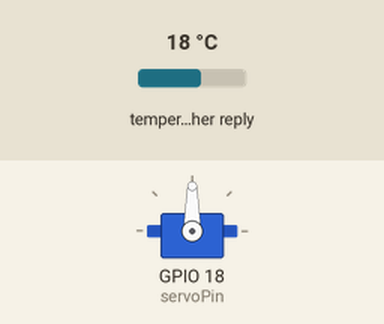
Recording of a sketch running on a simulated ESP32. Shown: servo. The inputs (shaded band) are chosen by the test bench; at power-on: temperature in the weather reply 18 °C. WiFi joins after 1.5 s; servers stay silent unless stated; web services answer with replies made up by the test bench; what the sketch prints to the serial monitor is not drawn.

Above: at 5.2 s.
5.3 s: temperature in the weather reply set to 11 °C
At 16.8 s:
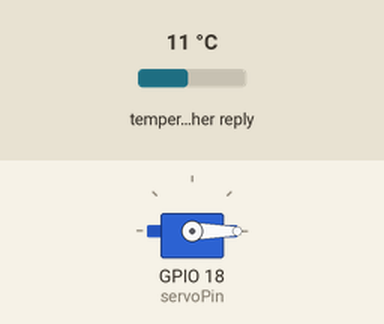
17.2 s: temperature in the weather reply set to 8 °C
At 26.31 s:
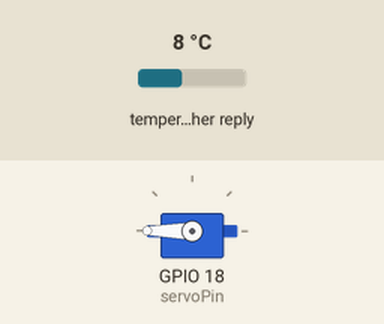
Timing chart, 0 to 59.2 s (numbered marks = the images above; inputs shaded):
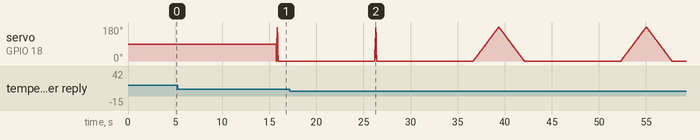

The sketch:

Waqi_v2.ino
```cpp
/*

imprimo datos del getdata en este hilo...
importo lib servo
muevo el servo en función de la temperatura de Madrid
el timer de la llamada detiene el movimiento
*/

//Incluimos las librerias que vamos a utilizar.
#include <Arduino.h>
#include <WiFi.h>
#include <WiFiMulti.h>
#include <HTTPClient.h>
#include <ESP32Servo.h>

//
//Definiciones y Variables constantes

#define USE_SERIAL Serial
#define SSID "frk2018--"
#define PASSWORD "100381192"

//Seleccion de Ciudad
#define Madrid  // Buenos_Aires Madrid Barcelona Bogota México_DF Berlin Paris Qatar

//const String token = "fee493e712c89a1474c13ee3c388c338440e2a6";
const String appid = "2c5d39580bce43c97cd49465e0988434";


#define OpenWeather  //WAQI o OpenWeather

#include "api.h"

//


//Constructores
WiFiMulti wifiMulti;

//Definiciones del servomotor
Servo myservo;
int pos = 0;

#if defined(ARDUINO_ESP32S2_DEV)
int servoPin = 17;
#else
int servoPin = 18;
#endif
//Fin definiciones servomotor


void setup() {

  USE_SERIAL.begin(115200);

  USE_SERIAL.println();
  USE_SERIAL.println();
  USE_SERIAL.println();

  for (uint8_t t = 4; t > 0; t--) {
    USE_SERIAL.printf("[SETUP] WAIT %d...\n", t);
    USE_SERIAL.flush();
    delay(1000);
  }
  wifiMulti.addAP(SSID, PASSWORD);

  //Inicialización servomotor...
  ESP32PWM::allocateTimer(0);
  ESP32PWM::allocateTimer(1);
  ESP32PWM::allocateTimer(2);
  ESP32PWM::allocateTimer(3);
  myservo.setPeriodHertz(50);            // standard 50 hz servo
  myservo.attach(servoPin, 1000, 2000);  // attaches the servo on pin 18 to the servo object
                                         // using default min/max of 1000us and 2000us
                                         // different servos may require different min/max settings
                                         // for an accurate 0 to 180 sweep
}

void loop() {
  // wait for WiFi connection
  if ((wifiMulti.run() == WL_CONNECTED)) {
    getData();
  }
  //serialData();
  USE_SERIAL.println("Datos Temp: " + String(datos.temp));
  delay(10000);

  myservo.write(datos.temp);


  //Movimiento servomotor
  if (datos.temp < 10) {
    for (pos = 0; pos <= 180; pos += 1) {
      // in steps of 1 degree
      myservo.write(pos);
      delay(15);
    }
    for (pos = 180; pos >= 0; pos -= 1) {
      myservo.write(pos);
      delay(15);
    }
  } else {
    for (pos = 0; pos <= 180; pos += 30) {
      // in steps of 1 degree
      myservo.write(pos);
      delay(15);
    }
    for (pos = 180; pos >= 0; pos -= 30) {
      myservo.write(pos);
      delay(15);
    }
  }
}
```

api.h
```cpp
#include <ArduinoJson.h>

#ifdef WAQI
class Api {
public:
  float aqi;         //Calidad de Aire.
  float index;       //Index en el que se encuentra.
  float pm25;        //particulas menores a 2.5 micrones.
  float pm10;        //particulas menores a 10 micrones.
  float hum;         //Humeda ambiente.
  float presion;     //Presion Barometrica.
  float temp;        //Temperatura.
  float co;          //monoxido de carbono.
  float o3;          //Ozono.
  float no2;         //Oxido de nitrogeno.
  float so2;         //Oxido de Sulfuro.
  float wind_speed;  //Velocidad del Viento
  float wind_deg;    //Grados  del Viento
  float dew;         //?????????
  float rain;        //Lluvia
};
#endif

#ifdef OpenWeather
class Api {
public:
  const char* main;
  const char* description;
  float temp;
  float feels;
  float temp_min;
  float temp_max;
  float presion;
  float hum;
  float visibilidad;
  float wind_speed;
  float wind_deg;
  float clouds;
};
#endif

//Define de Ciudades
#ifdef WAQI
#ifdef Buenos_Aires
String city = "argentina/buenos-aires/us-embassy";
#endif
#ifdef Madrid
String city = "madrid/";
#endif
#ifdef Barcelona
String city = "spain/catalunya/barcelona-eixample/";
#endif
#ifdef Bogota
String city = "colombia/bogota/us-consulate/";
#endif
#ifdef Mexico_DF
String city = "mexico/mexico/merced/";
#endif
#ifdef Berlin
String city = "germany/berlin/mitte--bruckenstrasse/";
#endif
#ifdef Paris
String city = "paris/";
#endif
#ifdef Qatar
String city = "qatar/doha/al-rayyan/";
#endif
#endif

#ifdef OpenWeather
#ifdef Buenos_Aires
String city = "3433955";
#endif
#ifdef Madrid
String city = "6355233";
#endif
#ifdef Barcelona
String city = "6356055";
#endif
#ifdef Bogota
String city = "3688689";
#endif
#ifdef Mexico_DF
String city = "3996063";
#endif
#ifdef Berlin
String city = "2950159";
#endif
#ifdef Paris
String city = "6455259";
#endif
#ifdef Qatar
String city = "289688";
#endif
#endif

Api datos;

#ifdef WAQI
void getData() {
  String payload;
  HTTPClient http;

  USE_SERIAL.print("[HTTP] begin...\n");
  String url = "https://api.waqi.info/feed/" + city + "?token=c" + token;
  http.begin(url);  //HTTP

  USE_SERIAL.print("[HTTP] GET...\n");
  // start connection and send HTTP header
  int httpCode = http.GET();

  // httpCode will be negative on error
  if (httpCode > 0) {
    // HTTP header has been send and Server response header has been handled
    USE_SERIAL.printf("[HTTP] GET... code: %d\n", httpCode);

    // file found at server
    if (httpCode == HTTP_CODE_OK) {
      payload = http.getString();
      USE_SERIAL.println(payload);
    }
  } else {
    USE_SERIAL.printf("[HTTP] GET... failed, error: %s\n", http.errorToString(httpCode).c_str());
  }

  http.end();
  DynamicJsonDocument doc(4096);

  DeserializationError error = deserializeJson(doc, payload);
  if (error) {
    USE_SERIAL.print("deserializeJson() failed: ");
    USE_SERIAL.println(error.c_str());
    return;
  }

  datos.aqi = -1;
  datos.index = -1;
  datos.pm25 = -1;
  datos.pm10 = -1;
  datos.hum = -1;
  datos.presion = -1;
  datos.temp = -1;
  datos.co = -1;
  datos.o3 = -1;
  datos.no2 = -1;
  datos.so2 = -1;
  datos.wind_speed = -1;
  datos.wind_deg = -1;
  datos.dew = -1;
  datos.rain = -1;

  JsonObject data = doc["data"];
  datos.aqi = data["aqi"];
  datos.index = data["idx"];
  const char* data_dominentpol = data["dominentpol"];  // "pm25"

  for (JsonPair data_iaqi_item : data["iaqi"].as<JsonObject>()) {
    String data_iaqi_item_key = data_iaqi_item.key().c_str();  // "co", "h", "no2", "o3", "p", "pm10", ...
    if (data_iaqi_item_key == "pm25") {
      datos.pm25 = data_iaqi_item.value()["v"];
    }
    if (data_iaqi_item_key == "pm10") {
      datos.pm10 = data_iaqi_item.value()["v"];
    }
    if (data_iaqi_item_key == "h") {
      datos.hum = data_iaqi_item.value()["v"];
    }
    if (data_iaqi_item_key == "p") {
      datos.presion = data_iaqi_item.value()["v"];
    }
    if (data_iaqi_item_key == "t") {
      datos.temp = data_iaqi_item.value()["v"];
    }
    if (data_iaqi_item_key == "co") {
      datos.co = data_iaqi_item.value()["v"];
    }
    if (data_iaqi_item_key == "o3") {
      datos.o3 = data_iaqi_item.value()["v"];
    }
    if (data_iaqi_item_key == "no2") {
      datos.no2 = data_iaqi_item.value()["v"];
    }
    if (data_iaqi_item_key == "so2") {
      datos.so2 = data_iaqi_item.value()["v"];
    }
    if (data_iaqi_item_key == "w") {
      datos.wind_speed = data_iaqi_item.value()["v"];
    }
    if (data_iaqi_item_key == "wd") {
      datos.wind_deg = data_iaqi_item.value()["v"];
    }
    if (data_iaqi_item_key == "r") {
      datos.rain = data_iaqi_item.value()["v"];
    }
  }
}
#endif

#ifdef OpenWeather
void getData() {

  String payload;
  HTTPClient http;

  USE_SERIAL.print("[HTTP] begin...\n");
  String url = "https://api.openweathermap.org/data/2.5/weather?id=" + city + "&appid=" + appid + "&units=metric";
  http.begin(url);  //HTTP

  USE_SERIAL.print("[HTTP] GET...\n");
  // start connection and send HTTP header
  int httpCode = http.GET();

  // httpCode will be negative on error
  if (httpCode > 0) {
    // HTTP header has been send and Server response header has been handled
    USE_SERIAL.printf("[HTTP] GET... code: %d\n", httpCode);

    // file found at server
    if (httpCode == HTTP_CODE_OK) {
      payload = http.getString();
      USE_SERIAL.println(payload);
    }
  } else {
    USE_SERIAL.printf("[HTTP] GET... failed, error: %s\n", http.errorToString(httpCode).c_str());
  }

  http.end();
  StaticJsonDocument<1024> doc;

  DeserializationError error = deserializeJson(doc, payload);

  if (error) {
    Serial.print("deserializeJson() failed: ");
    Serial.println(error.c_str());
    return;
  }

  JsonObject weather_0 = doc["weather"][0];
  datos.main = weather_0["main"];
  datos.description = weather_0["description"];

  JsonObject main = doc["main"];
  datos.temp = main["temp"];
  datos.feels = main["feels_like"];
  datos.temp_min = main["temp_min"];
  datos.temp_max = main["temp_max"];
  datos.presion = main["pressure"];
  datos.hum = main["humidity"];
  datos.visibilidad = doc["visibility"];

  JsonObject wind = doc["wind"];
  datos.wind_speed = wind["speed"];
  datos.wind_deg = wind["deg"];
  datos.clouds = doc["clouds"]["all"];
}
#endif

void serialData() {
#ifdef USE_SERIAL
#ifdef WAQI
  USE_SERIAL.println("aqi: " + String(datos.aqi, 2));
  USE_SERIAL.println("index: " + String(datos.index, 2));
  USE_SERIAL.println("pm25: " + String(datos.pm25, 2));
  USE_SERIAL.println("pm10: " + String(datos.pm10, 2));
  USE_SERIAL.println("hum: " + String(datos.hum, 2));
  USE_SERIAL.println("presion: " + String(datos.presion, 2));
  USE_SERIAL.println("temp: " + String(datos.temp, 2));
  USE_SERIAL.println("co: " + String(datos.co, 2));
  USE_SERIAL.println("o3: " + String(datos.o3, 2));
  USE_SERIAL.println("no2: " + String(datos.no2, 2));
  USE_SERIAL.println("so2: " + String(datos.so2, 2));
  USE_SERIAL.println("WindSpeed: " + String(datos.wind_speed, 2));
  USE_SERIAL.println("wind_deg: " + String(datos.wind_deg, 2));
  USE_SERIAL.println("dew: " + String(datos.dew, 2));
  USE_SERIAL.println("rain: " + String(datos.rain, 2));
#endif
#ifdef OpenWeather
  USE_SERIAL.println("Status: " + String(datos.main));
  USE_SERIAL.println("Description: " + String(datos.description));
  USE_SERIAL.println("temp: " + String(datos.temp, 2));
  USE_SERIAL.println("Feelsliek: " + String(datos.feels, 2));
  USE_SERIAL.println("Temp Min: " + String(datos.temp_min, 2));
  USE_SERIAL.println("Temp Max: " + String(datos.temp_max, 2));
  USE_SERIAL.println("Presion: " + String(datos.presion, 2));
  USE_SERIAL.println("Hum: " + String(datos.hum, 2));
  USE_SERIAL.println("Visibilidad: " + String(datos.visibilidad, 2));
  USE_SERIAL.println("Velocidad Viento: " + String(datos.wind_speed, 2));
  USE_SERIAL.println("Grados Viento: " + String(datos.wind_deg, 2));
  USE_SERIAL.println("Nubosidad: " + String(datos.clouds, 2));
#endif
#endif
}
```

Measured:
- the behaviour switches between 10 and 9 °C on temperature in the weather reply (found by bisection; images 1 and 2)
